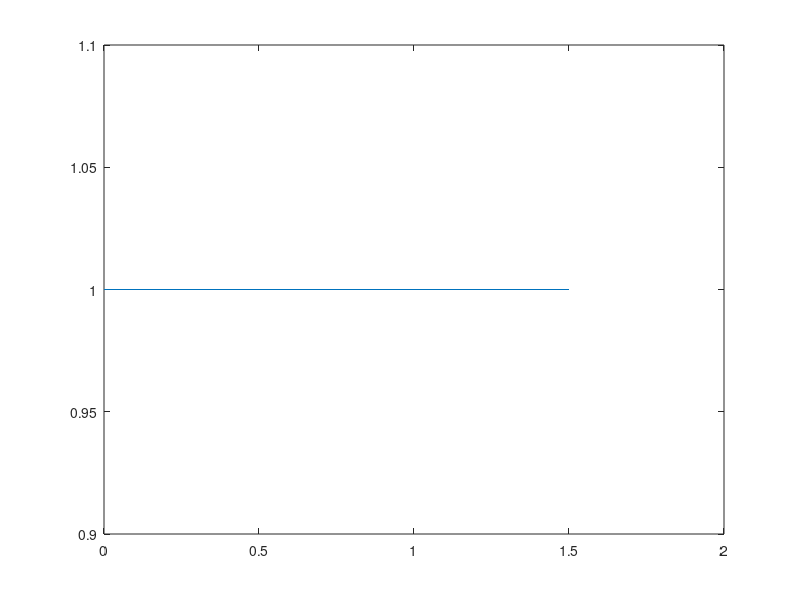

Recreate this plot in MATLAB.


files = dir("*.mat");
number_of_files = length(files);

Re = zeros(number_of_files,1);
initial_min_h = zeros(number_of_files,1);
final_min_h = zeros(number_of_files,1);

initial_max_h = zeros(number_of_files,1);
final_max_h = zeros(number_of_files,1);

for file_number = 1:number_of_files
    load(files(file_number).name);
    
    Re(file_number) = params(3);
    initial_min_h(file_number) = min(y(:,:,1),[],'all');
    final_min_h(file_number) = min(y(:,:,end),[],'all');
    
    initial_max_h(file_number) = max(y(:,:,1),[],'all');
    final_max_h(file_number) = max(y(:,:,end),[],'all');
end

plot([0,1.5],[1,1]);
hold on
plot(Re,initial_min_h);
plot(Re,final_min_h);
plot(Re,initial_max_h);
plot(Re,final_max_h);